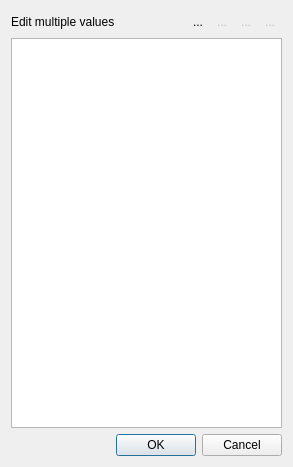
<?xml version="1.0" encoding="UTF-8"?>
<ui version="4.0">
 <class>MultiTagValuesDialogClass</class>
 <widget class="QDialog" name="MultiTagValuesDialogClass">
  <property name="windowModality">
   <enum>Qt::ApplicationModal</enum>
  </property>
  <property name="geometry">
   <rect>
    <x>0</x>
    <y>0</y>
    <width>293</width>
    <height>467</height>
   </rect>
  </property>
  <property name="contextMenuPolicy">
   <enum>Qt::ActionsContextMenu</enum>
  </property>
  <property name="windowTitle">
   <string>Edit values</string>
  </property>
  <property name="windowIcon">
   <iconset resource="analogexif.qrc">
    <normaloff>:/images/icons/film_edit.png</normaloff>:/images/icons/film_edit.png</iconset>
  </property>
  <property name="modal">
   <bool>true</bool>
  </property>
  <layout class="QVBoxLayout" name="verticalLayout">
   <item>
    <layout class="QHBoxLayout" name="horizontalLayout">
     <property name="spacing">
      <number>0</number>
     </property>
     <item>
      <widget class="QLabel" name="label">
       <property name="text">
        <string>Edit multiple values</string>
       </property>
      </widget>
     </item>
     <item>
      <spacer name="horizontalSpacer">
       <property name="orientation">
        <enum>Qt::Horizontal</enum>
       </property>
       <property name="sizeHint" stdset="0">
        <size>
         <width>40</width>
         <height>20</height>
        </size>
       </property>
      </spacer>
     </item>
     <item>
      <widget class="QToolButton" name="addBtn">
       <property name="text">
        <string>...</string>
       </property>
       <property name="icon">
        <iconset resource="analogexif.qrc">
         <normaloff>:/images/icons/add.png</normaloff>:/images/icons/add.png</iconset>
       </property>
       <property name="autoRaise">
        <bool>true</bool>
       </property>
      </widget>
     </item>
     <item>
      <widget class="QToolButton" name="delBtn">
       <property name="enabled">
        <bool>false</bool>
       </property>
       <property name="text">
        <string>...</string>
       </property>
       <property name="icon">
        <iconset resource="analogexif.qrc">
         <normaloff>:/images/icons/delete.png</normaloff>:/images/icons/delete.png</iconset>
       </property>
       <property name="autoRaise">
        <bool>true</bool>
       </property>
      </widget>
     </item>
     <item>
      <widget class="QToolButton" name="upBtn">
       <property name="enabled">
        <bool>false</bool>
       </property>
       <property name="text">
        <string>...</string>
       </property>
       <property name="icon">
        <iconset resource="analogexif.qrc">
         <normaloff>:/images/icons/bullet_arrow_up.png</normaloff>:/images/icons/bullet_arrow_up.png</iconset>
       </property>
       <property name="autoRaise">
        <bool>true</bool>
       </property>
      </widget>
     </item>
     <item>
      <widget class="QToolButton" name="downBtn">
       <property name="enabled">
        <bool>false</bool>
       </property>
       <property name="text">
        <string>...</string>
       </property>
       <property name="icon">
        <iconset resource="analogexif.qrc">
         <normaloff>:/images/icons/bullet_arrow_down.png</normaloff>:/images/icons/bullet_arrow_down.png</iconset>
       </property>
       <property name="autoRaise">
        <bool>true</bool>
       </property>
      </widget>
     </item>
    </layout>
   </item>
   <item>
    <widget class="QTableView" name="valuesView">
     <property name="font">
      <font>
       <family>MS Shell Dlg 2</family>
       <pointsize>8</pointsize>
      </font>
     </property>
     <property name="contextMenuPolicy">
      <enum>Qt::ActionsContextMenu</enum>
     </property>
     <property name="alternatingRowColors">
      <bool>true</bool>
     </property>
     <property name="selectionMode">
      <enum>QAbstractItemView::SingleSelection</enum>
     </property>
     <property name="selectionBehavior">
      <enum>QAbstractItemView::SelectRows</enum>
     </property>
     <attribute name="horizontalHeaderVisible">
      <bool>false</bool>
     </attribute>
     <attribute name="horizontalHeaderStretchLastSection">
      <bool>true</bool>
     </attribute>
     <attribute name="verticalHeaderVisible">
      <bool>false</bool>
     </attribute>
     <attribute name="verticalHeaderDefaultSectionSize">
      <number>16</number>
     </attribute>
     <attribute name="verticalHeaderVisible">
      <bool>false</bool>
     </attribute>
     <attribute name="verticalHeaderDefaultSectionSize">
      <number>16</number>
     </attribute>
     <attribute name="horizontalHeaderStretchLastSection">
      <bool>true</bool>
     </attribute>
     <attribute name="horizontalHeaderVisible">
      <bool>false</bool>
     </attribute>
    </widget>
   </item>
   <item>
    <widget class="QDialogButtonBox" name="buttonBox">
     <property name="standardButtons">
      <set>QDialogButtonBox::Cancel|QDialogButtonBox::Ok</set>
     </property>
    </widget>
   </item>
  </layout>
  <action name="actionAdd_new_value">
   <property name="text">
    <string>Add new value</string>
   </property>
   <property name="shortcut">
    <string>Ins</string>
   </property>
  </action>
  <action name="actionDelete_value">
   <property name="text">
    <string>Delete value</string>
   </property>
   <property name="shortcut">
    <string>Del</string>
   </property>
  </action>
  <action name="actionMove_up">
   <property name="text">
    <string>Move up</string>
   </property>
   <property name="shortcut">
    <string>Ctrl+Up</string>
   </property>
  </action>
  <action name="actionMove_down">
   <property name="text">
    <string>Move down</string>
   </property>
   <property name="shortcut">
    <string>Ctrl+Down</string>
   </property>
  </action>
 </widget>
 <layoutdefault spacing="6" margin="11"/>
 <tabstops>
  <tabstop>valuesView</tabstop>
  <tabstop>buttonBox</tabstop>
  <tabstop>addBtn</tabstop>
  <tabstop>delBtn</tabstop>
  <tabstop>upBtn</tabstop>
  <tabstop>downBtn</tabstop>
 </tabstops>
 <resources>
  <include location="analogexif.qrc"/>
 </resources>
 <connections>
  <connection>
   <sender>addBtn</sender>
   <signal>clicked()</signal>
   <receiver>actionAdd_new_value</receiver>
   <slot>trigger()</slot>
   <hints>
    <hint type="sourcelabel">
     <x>202</x>
     <y>20</y>
    </hint>
    <hint type="destinationlabel">
     <x>-1</x>
     <y>-1</y>
    </hint>
   </hints>
  </connection>
  <connection>
   <sender>delBtn</sender>
   <signal>clicked()</signal>
   <receiver>actionDelete_value</receiver>
   <slot>trigger()</slot>
   <hints>
    <hint type="sourcelabel">
     <x>225</x>
     <y>20</y>
    </hint>
    <hint type="destinationlabel">
     <x>-1</x>
     <y>-1</y>
    </hint>
   </hints>
  </connection>
  <connection>
   <sender>upBtn</sender>
   <signal>clicked()</signal>
   <receiver>actionMove_up</receiver>
   <slot>trigger()</slot>
   <hints>
    <hint type="sourcelabel">
     <x>248</x>
     <y>20</y>
    </hint>
    <hint type="destinationlabel">
     <x>-1</x>
     <y>-1</y>
    </hint>
   </hints>
  </connection>
  <connection>
   <sender>downBtn</sender>
   <signal>clicked()</signal>
   <receiver>actionMove_down</receiver>
   <slot>trigger()</slot>
   <hints>
    <hint type="sourcelabel">
     <x>271</x>
     <y>20</y>
    </hint>
    <hint type="destinationlabel">
     <x>-1</x>
     <y>-1</y>
    </hint>
   </hints>
  </connection>
 </connections>
</ui>
